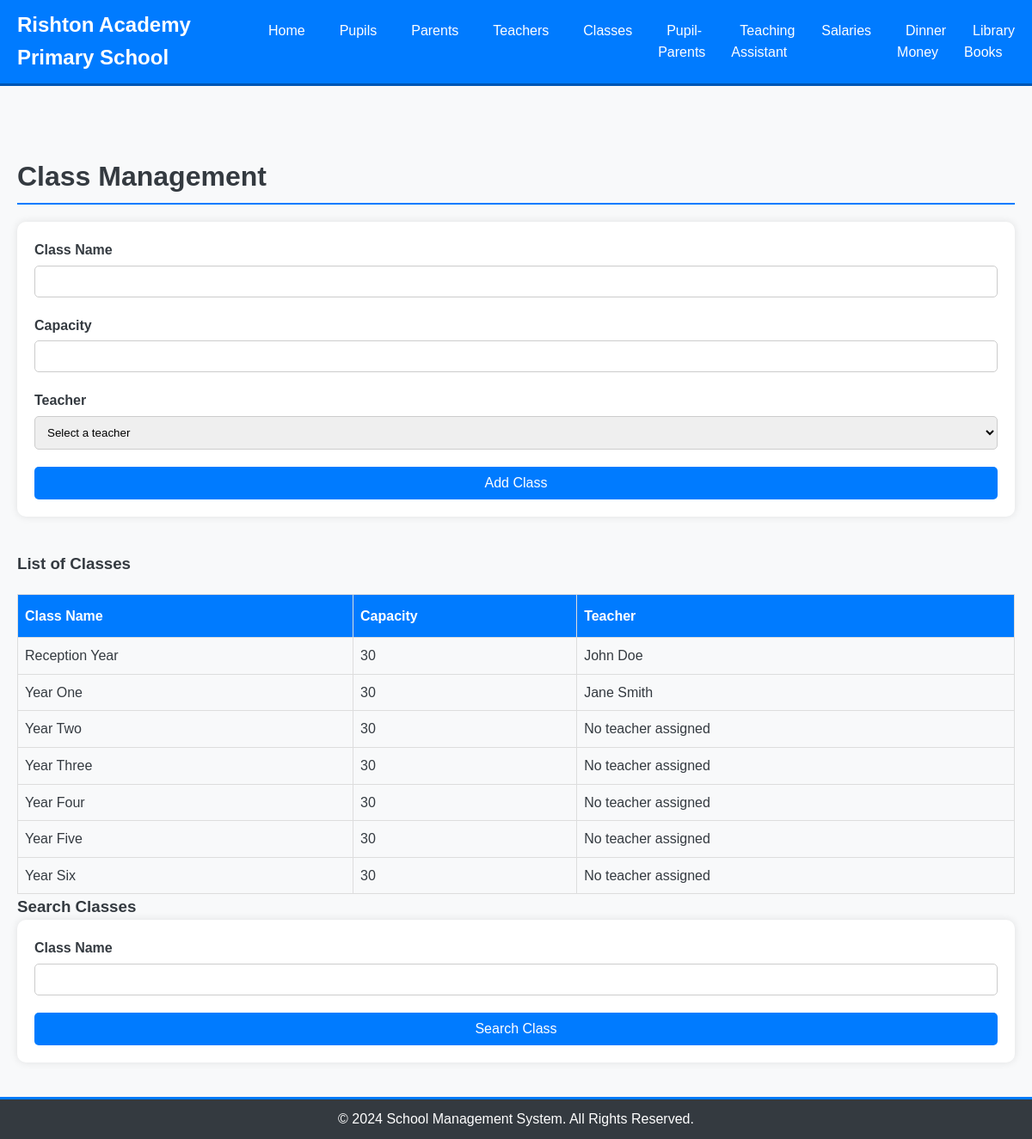
/classes.php, run on the app's committed database.
### tables this page shows
CREATE TABLE `Classes` (
  `ClassID` int(11) NOT NULL,
  `ClassName` varchar(255) NOT NULL,
  `Capacity` int(11) NOT NULL,
  `TeacherID` int(11) DEFAULT NULL
);

CREATE TABLE `Teachers` (
  `TeacherID` int(11) NOT NULL,
  `Name` varchar(255) NOT NULL,
  `Address` varchar(255) NOT NULL,
  `Phone` varchar(255) DEFAULT NULL,
  `AnnualSalary` decimal(10,2) DEFAULT NULL,
  `BackgroundCheck` varchar(255) DEFAULT NULL
);

### classes.php (the view, shortened to what this page needs)
<?php include 'templates/layout.php'; ?>
<?php include 'includes/db_connect.php'; ?>
<div class="container">
    <section class="classes-management">
        <h2>Class Management</h2>
        <form method="post" action="classes.php" class="form-class">
            <div class="form-group">
                <label for="class_name">Class Name</label>
                <input type="text" id="class_name" name="class_name" required>
            </div>
            <div class="form-group">
                <label for="capacity">Capacity</label>
                <input type="number" id="capacity" name="capacity" required>
            </div>
            <div class="form-group">
                <label for="teacher_id">Teacher</label>
                <select id="teacher_id" name="teacher_id">
                    <option value="">Select a teacher</option>
                </select>
            </div>
            <button type="submit" name="add_class" class="btn btn-primary">Add Class</button>
        </form>
        <h3>List of Classes</h3>
        <table class="classes-table">
            <thead>
                <tr>
                    <th>Class Name</th>
                    <th>Capacity</th>
                    <th>Teacher</th>
                </tr>
            </thead>
            <tbody>
                <?php
                $result = $link->query("SELECT Classes.ClassName, Classes.Capacity, Teachers.Name AS TeacherName FROM Classes LEFT JOIN Teachers ON Classes.TeacherID = Teachers.TeacherID");
                while($row = $result->fetch_assoc()) {
                    echo "<tr>
                            <td>" . $row['ClassName'] . "</td>
                            <td>" . $row['Capacity'] . "</td>
                            <td>" . ($row['TeacherName'] ? $row['TeacherName'] : "No teacher assigned") . "</td>
                        </tr>";
                }
                ?>
            </tbody>
        </table>
        <h3>Search Classes</h3>
        <form method="get" action="classes.php" class="form-class">
            <div class="form-group">
                <label for="search_class_name">Class Name</label>
                <input type="text" id="search_class_name" name="search_class_name" required>
            </div>
            <button type="submit" name="search_class" class="btn btn-primary">Search Class</button>
        </form>
    </section>
</div>
<footer>
    <div class="container">
        <p>&copy; 2024 School Management System. All Rights Reserved.</p>
    </div>
</footer>
</body>
</html>

### templates/layout.php (shortened to what this page needs)
<!DOCTYPE html>
<html lang="en">
<head>
    <link rel="stylesheet" href="css/styles.css">
</head>
<body>
<header>
    <nav class="navbar">
        <div class="container">
            <a href="index.php" class="brand"> Rishton Academy Primary School</a>
            <ul class="nav" id="navbar-nav">
            <li><a href="index.php">Home</a></li>
                <li><a href="pupils.php">Pupils</a></li>
                <li><a href="parents.php">Parents</a></li>
                <li><a href="teachers.php">Teachers</a></li>
                <li><a href="classes.php">Classes</a></li>
                <li><a href="pupil_parents.php">Pupil-Parents</a></li>
                <li><a href="teaching_assistant.php">Teaching Assistant</a></li>
                <li><a href="salaries.php">Salaries</a></li>
                <li><a href="dinner_money.php">Dinner Money</a></li>
                <li><a href="library_books.php">Library Books</a></li>
            </ul>
        </div>
    </nav>
</header>
<main>
</main>
</body>
</html>

### css/styles.css (style rules this page uses)
* { margin: 0; padding: 0; box-sizing: border-box; font-family: Arial, sans-serif; }
body { background-color: #f8f9fa; color: #343a40; line-height: 1.6; }
header { background: #007bff; color: #fff; padding: 10px 0; border-bottom: 3px solid #0056b3; width: 100%; }
.navbar .container { display: flex; justify-content: space-between; align-items: center; max-width: 1200px; margin: auto; padding: 0 20px; }
.navbar .brand { font-size: 1.5em; font-weight: bold; text-decoration: none; color: #fff; }
.navbar .nav { list-style: none; display: flex; }
.navbar .nav li { margin-left: 20px; }
.navbar .nav a { text-decoration: none; color: #fff; padding: 5px 10px; border-radius: 5px; transition: background 0.3s; }
main { padding: 20px; max-width: 1200px; margin: auto; }
.container { max-width: 1200px; margin: auto; padding: 0 20px; }
footer { background: #343a40; color: #fff; text-align: center; padding: 10px 0; border-top: 3px solid #007bff; }
footer p { margin: 0; }
.form-group { margin-bottom: 20px; }
.form-group label { margin-bottom: 5px; display: block; font-weight: bold; }
.form-group input, .form-group textarea, .form-group select { width: 100%; padding: 10px; border-radius: 5px; border: 1px solid #ccc; }
.btn { background: #007bff; color: #fff; padding: 10px 20px; text-decoration: none; border-radius: 5px; transition: background 0.3s; cursor: pointer; border: none; font-size: 1em; }
.classes-management { margin-top: 40px; }
.classes-management h2 { font-size: 2em; margin-bottom: 20px; border-bottom: 2px solid #007bff; padding-bottom: 5px; }
.form-class { display: flex; flex-direction: column; margin-bottom: 40px; padding: 20px; background: #fff; border-radius: 10px; box-shadow: 0 0 10px rgba(0, 0, 0, 0.1); }
.classes-table { width: 100%; border-collapse: collapse; margin-top: 20px; }
.classes-table th, .classes-table td { border: 1px solid #ddd; padding: 8px; text-align: left; }
.classes-table th { background-color: #007bff; color: white; padding-top: 12px; padding-bottom: 12px; }
.form-group input, .form-group select { width: 100%; padding: 10px; border-radius: 5px; border: 1px solid #ccc; }

### data on the page
classes: ClassName "Reception Year", Capacity "30", TeacherID.Name "John Doe"
classes: ClassName "Year One", Capacity "30", TeacherID.Name "Jane Smith"
classes: ClassName "Year Two", Capacity "30", shows "No teacher assigned"
classes: ClassName "Year Three", Capacity "30", shows "No teacher assigned"
classes: ClassName "Year Four", Capacity "30", shows "No teacher assigned"
classes: ClassName "Year Five", Capacity "30", shows "No teacher assigned"
classes: ClassName "Year Six", Capacity "30", shows "No teacher assigned"
